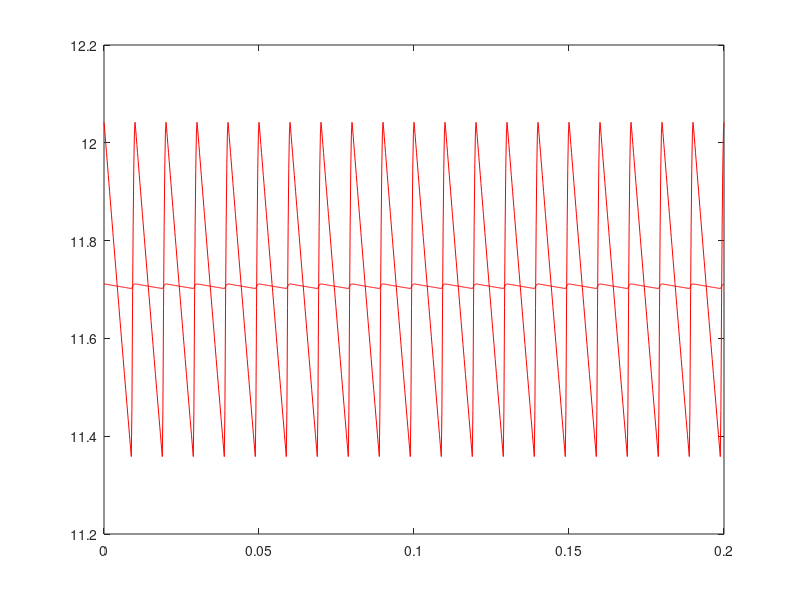

Reproduce this figure in MATLAB.

% DATA

R=15000
C=1e-5
f=50
A=230
N_coils=19.1
w=2*pi*f
T=1/f
n=1000
N_P=10
VON=0.7

% TIME VECTOR

t=linspace(0,T*N_P,n+1)


% Transformer

A=A/N_coils

Vs=A*cos(w*t)


% FULL WAVE RECTIFIER



Vlim=3*VON

for i=1:length(t) 
	if Vs(i)>Vlim
		Vo(i)=Vs(i);
	elseif Vs(i)<Vlim
		Vo(i)=-Vs(i);

end
end

%{
% PLOT FULL WAVE REC

plot(t, Vo , "g");
hold on;
%}


% ***** ENVELOPE DETECTOR *****


toff1=(1/w)*atan(1/(w*R*C))
t_off=toff1:T/2:T*10




% **** DECAY FUNCTION ****

% OBS: the decay function takes abs() since we're using values that make the cos goes negative


i=1
for j=1:length(t_off)


	if j==1
		
		while t(i)<(T/2)*j
		
			V0exp(i)= abs(A*cos(w*t_off(j))*exp(-(t(i)-t_off(j))/(R*C)));
		
			i=i+1;
		end
		
	elseif j~=1  
		
		while (T/2)*(j-1)<=t(i) && t(i)<(T/2)*j
		
			V0exp(i)= abs(A*cos(w*t_off(j))*exp(-(t(i)-t_off(j))/(R*C)));
		
			i=i+1;
		end
			
	else
	
	end
end			
	
% I had to introduce the last value manually because t would go out of bound

V0exp(i)= abs(A*cos(w*t_off(j))*exp(-(t(i)-t_off(j))/(R*C)))





length(t)
length(Vo)
length(V0exp)
length(t_off)


%{
% *** Plot Decay function ***

plot(t, V0exp)

%}

% ***** Saw-Tooth Function *****


i=1

for j=1:length(t_off)


	if j==1
		
		while t(i)<t_off(j)
		
		vf(i)=Vo(i);
		
		i=i+1;
		end
		
	
		while V0exp(i)>Vo(i) && t(i)>=t_off(j) 
		
		vf(i)=V0exp(i);
		
		i=i+1;
		end
		
		while  t(i)<(T/2)*j
		
		vf(i)=Vo(i);
		
		i=i+1;
		end
		
		
	elseif j~=1 
		
		while t(i)<t_off(j) 
		
		vf(i)=Vo(i);
		
		i=i+1;
		end
		
		while V0exp(i)>Vo(i)
		
		vf(i)=V0exp(i);
		
		i=i+1;
		end
		
		while t(i)<(T/2)*j
		
		vf(i)=Vo(i);
		
		i=i+1;
		end
			
	
		
	else
	end
			
	

end


% I had to introduce the last value manually because t would go out of bound


vf(i)=Vo(i)
length(vf)

% *** Plot Saw-Tooth ***


 plot(t, vf , "r");
 hold on;





% ***** Voltage Regulator *****

N_D=20
r_D=0.7
R2=1000


V_DC=mean(vf)
V_AC=vf-V_DC


V_AC_final=((N_D*r_D)/(N_D*r_D+R2))*V_AC
V_final=V_AC_final+V_DC
V_ripple=max(V_final)-min(V_final)
disp(V_DC)

plot(t, V_final , "r");
hold on;



















